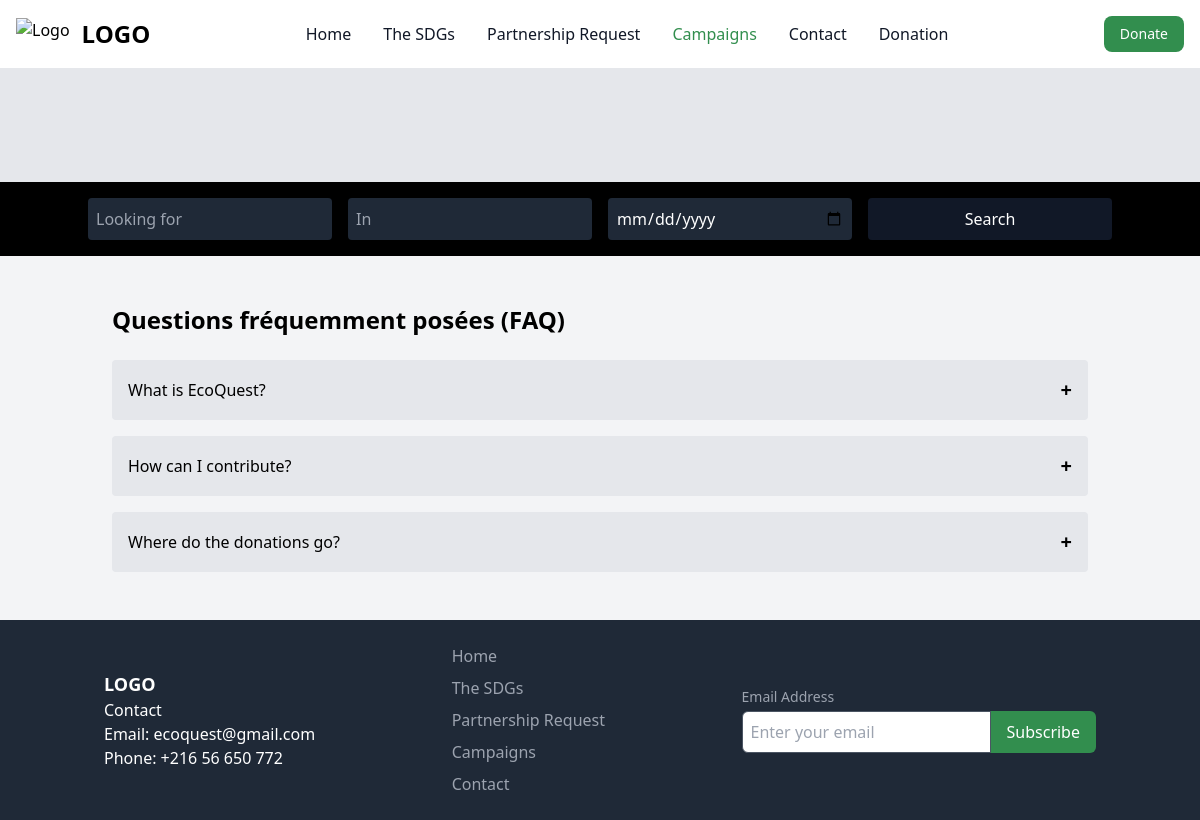
Before: /Main/Event.php?name=test with the older database file.
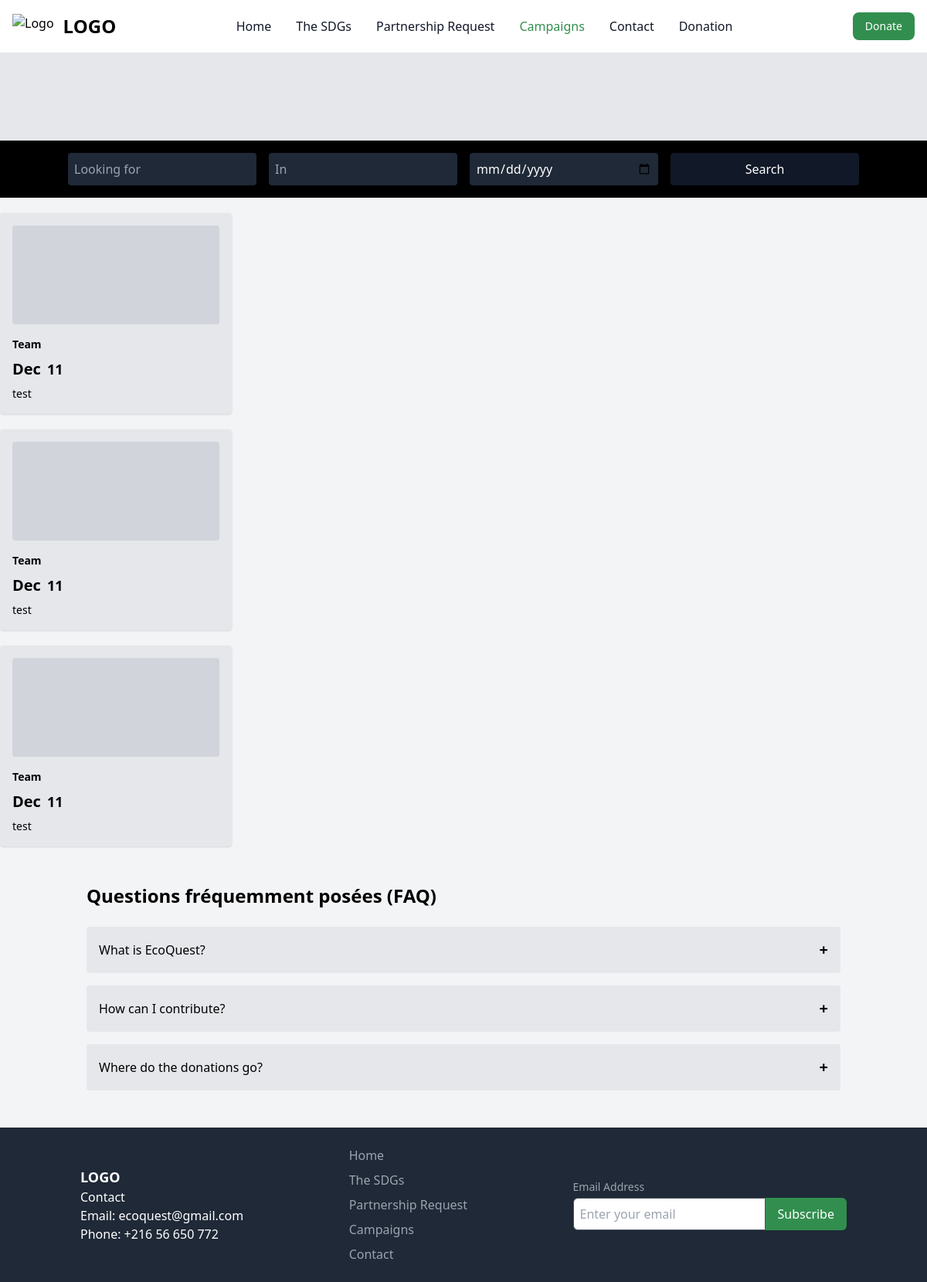
After: the same page with the newer database file.
### tables this page shows
CREATE TABLE `evenements` (
  `IDevent` int(11) NOT NULL,
  `Nom` varchar(20) NOT NULL,
  `Description` varchar(1000) NOT NULL,
  `Location` varchar(100) NOT NULL,
  `Date` date NOT NULL,
  `startTime` time NOT NULL,
  `endTime` time NOT NULL,
  `eventType` varchar(20) NOT NULL,
  `Status` varchar(20) NOT NULL,
  `eventImage` blob NOT NULL,
  `trash` float NOT NULL
);

### Main/Event.php (the view, shortened to what the changed rows need)
<!DOCTYPE html>
<html lang="en">
<head>
    <script src="https://cdn.tailwindcss.com"></script>
</head>
<body class="bg-gray-100 ">
                <?php
                    $eventName= isset($_GET['name']) ? $_GET['name'] : '';
                    $eventLocation= isset($_GET['location']) ? $_GET['location'] : '';
                    $eventDate= isset($_GET['date']) ? $_GET['date'] : '';
                ?>
     <?php
     if($eventName ==="" && $eventLocation ==="" && $eventDate ===""){
      ?>
    <section class="container mx-auto py-12 px-6">
        <h2 class="text-2xl font-semibold mb-6">Campagnes à venir</h2>
        <div class="grid grid-cols-1 sm:grid-cols-2 md:grid-cols-4 gap-6">
             <?php
                include "conn.php";
                $req="select IDevent, DATE_FORMAT(Date, '%b') as month, DATE_FORMAT(Date, '%d') as day, Nom, eventType from evenements where date > CURDATE()";
                $res=mysqli_query($conn, $req);
                while($row=mysqli_fetch_assoc($res)){
                    echo(' <a href="eventDetail.php?eventID='.$row['IDevent'].'">           <div
                class="bg-gray-200 shadow rounded p-4 hover:shadow-lg transform hover:scale-105 transition duration-300">
                <div class="w-full h-32 bg-gray-300 rounded"></div>
                <div class="mt-4 text-sm font-bold">'.$row['eventType'].'</div>
                <div class="flex items-center space-x-2 mt-2">
                    <div class="text-xl font-bold">'.$row['month'].'</div>
                    <div class="text-lg font-bold">'.$row['day'].'</div>
                </div>
                <p class="text-sm mt-2">'.$row['Nom'].'</p>
            </div></a>');
                }
             ?>
    </section>
    <section class="container mx-auto py-12 px-6">
        <h2 class="text-2xl font-semibold mb-6">Campagnes passées</h2>
        <div class="grid grid-cols-1 sm:grid-cols-2 md:grid-cols-3 gap-6">
            <?php
                $req1="select IDevent, DATE_FORMAT(Date, '%b') as month, DATE_FORMAT(Date, '%d') as day, Nom, eventType from evenements where date < CURDATE()";
                $res1=mysqli_query($conn, $req1);
                while($row1=mysqli_fetch_assoc($res1)){
                    echo(' <a href="eventDetail.php?eventID='.$row1['IDevent'].'">           <div
                class="bg-gray-200 shadow rounded p-4 hover:shadow-lg transform hover:scale-105 transition duration-300">
                <div class="w-full h-32 bg-gray-300 rounded"></div>
                <div class="mt-4 text-sm font-bold">'.$row1['eventType'].'</div>
                <div class="flex items-center space-x-2 mt-2">
                    <div class="text-xl font-bold">'.$row1['month'].'</div>
                    <div class="text-lg font-bold">'.$row1['day'].'</div>
                </div>
                <p class="text-sm mt-2">'.$row1['Nom'].'</p>
            </div></a>');
                }
             ?>
        </div>
    </section>
    <?php
     }else{
        include "conn.php";
        if($eventName !=="" && $eventLocation !=="" && $eventDate !==""){
            $searchReq="select IDevent, DATE_FORMAT(Date, '%b') as month, DATE_FORMAT(Date, '%d') as day, Nom, eventType from evenements
            where Nom='$eventName' and Location='$eventLocation' and Date='$eventDate'";
        } else {
            $searchReq="select IDevent, DATE_FORMAT(Date, '%b') as month, DATE_FORMAT(Date, '%d') as day, Nom, eventType from evenements
            where Nom='$eventName' or Location='$eventLocation' or Date='$eventDate'";
        }
        $searchRes = mysqli_query($conn, $searchReq);
        while($row2=mysqli_fetch_assoc($searchRes)){
            echo(' <a href="eventDetail.php?eventID='.$row2['IDevent'].'">           <div
        class="bg-gray-200 w-[25%] mt-5 shadow rounded p-4 hover:shadow-lg transform hover:scale-105 transition duration-300">
        <div class="w-full h-32 bg-gray-300 rounded"></div>
        <div class="mt-4 text-sm font-bold">'.$row2['eventType'].'</div>
        <div class="flex items-center space-x-2 mt-2">
            <div class="text-xl font-bold">'.$row2['month'].'</div>
            <div class="text-lg font-bold">'.$row2['day'].'</div>
        </div>
        <p class="text-sm mt-2">'.$row2['Nom'].'</p>
        </div></a>');
        }
     }
      ?>
    <section class="container mx-auto py-12 px-6">
        <h2 class="text-2xl font-semibold mb-6">Questions fréquemment posées (FAQ)</h2>
    </section>
</body>
</html>

Changed rows visible on the page:
now on this page (row edited): evenements: eventType "Team", month "Dec", day "11", Nom "test"
added evenements: eventType "Team", month "Dec", day "11", Nom "test"
added evenements: eventType "Team", month "Dec", day "11", Nom "test"
